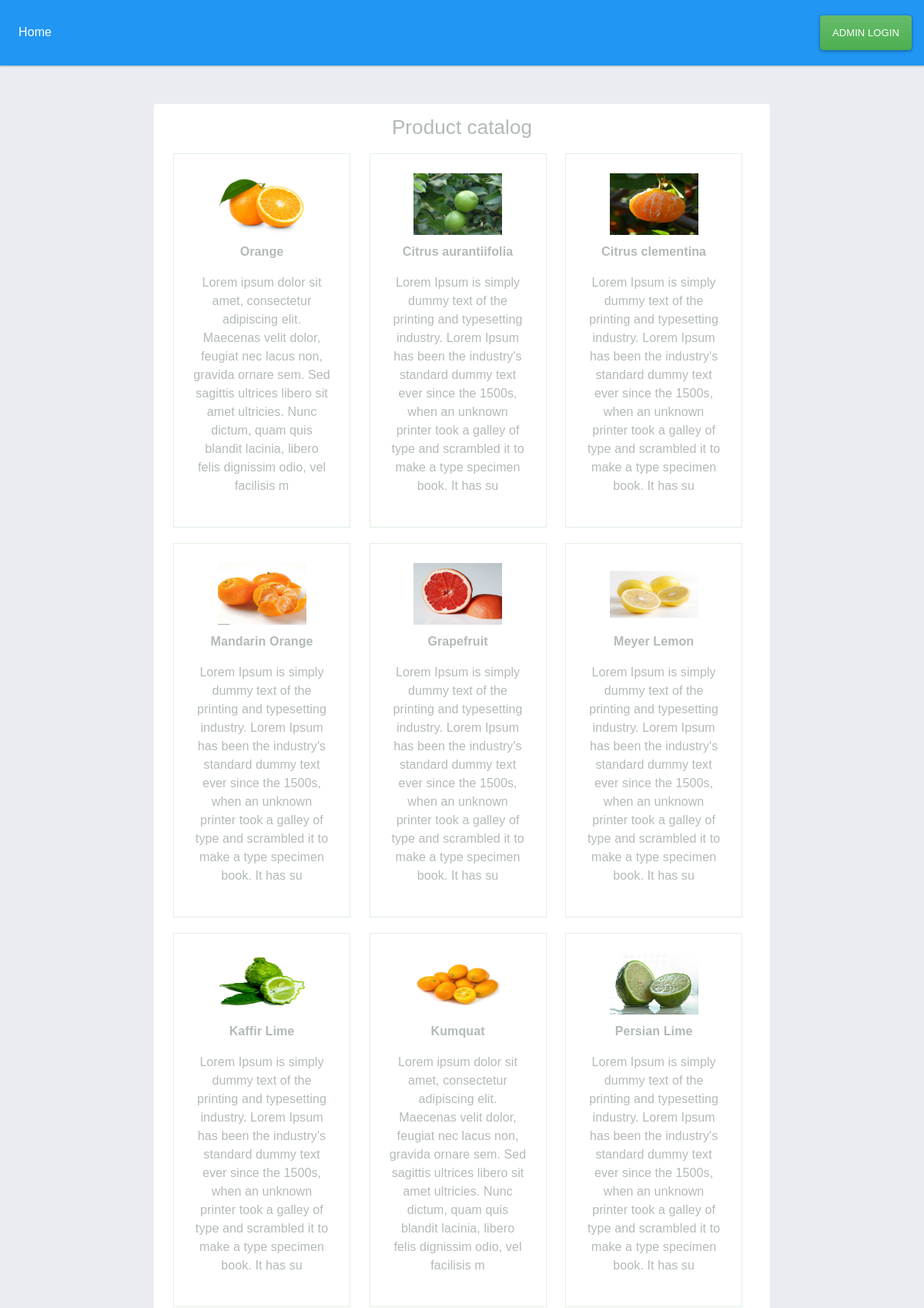
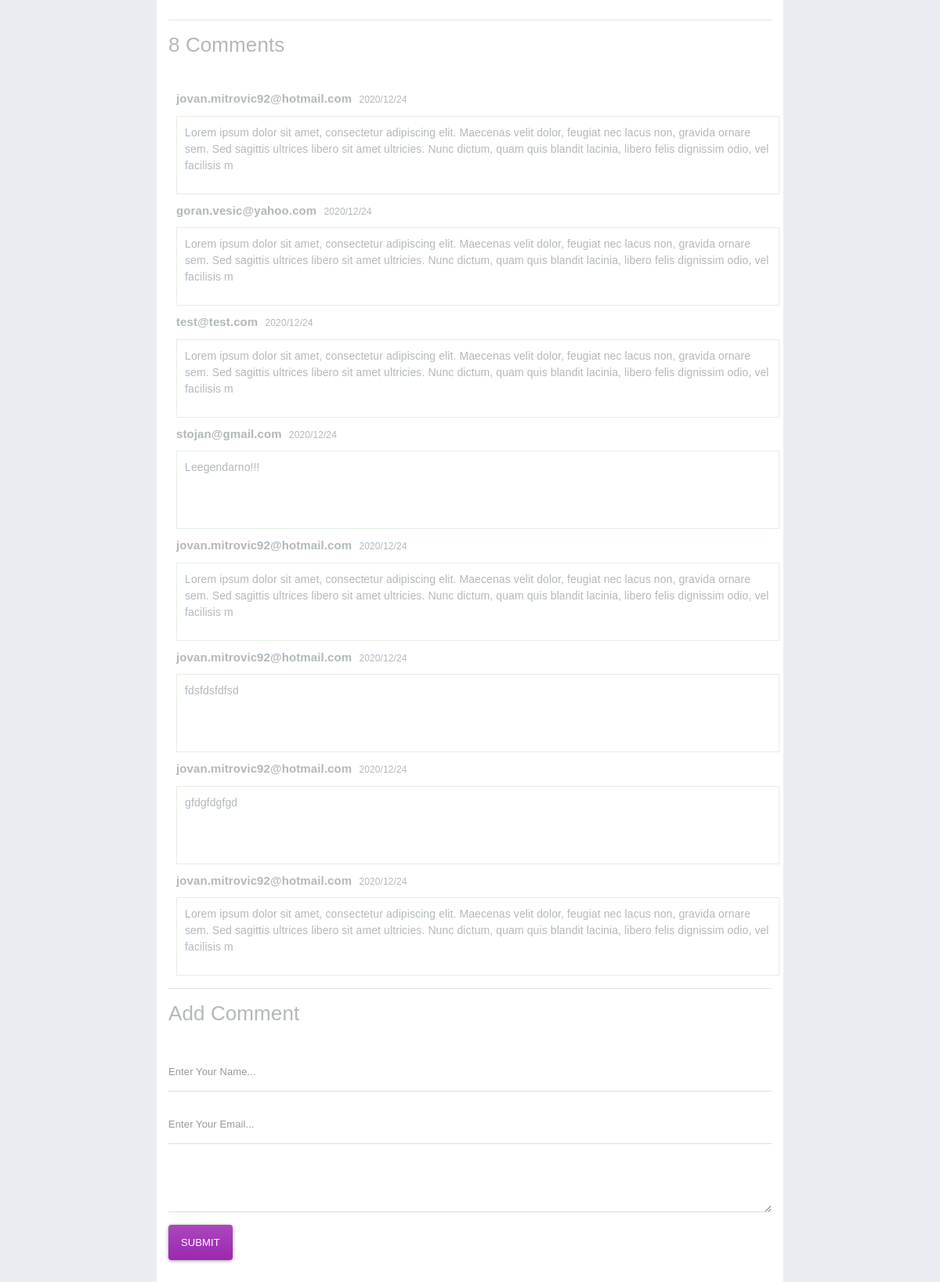
The page / on the database its author committed (2 pictures, top to bottom).
### tables this page shows
CREATE TABLE `products` (
  `id` int(11) NOT NULL,
  `name` varchar(255) NOT NULL,
  `description` varchar(255) NOT NULL,
  `image` varchar(50) NOT NULL
);

CREATE TABLE `comments` (
  `id` int(11) NOT NULL,
  `message` varchar(255) NOT NULL,
  `comment_sender_name` varchar(50) NOT NULL,
  `comment_sender_email` varchar(50) NOT NULL,
  `approve` enum('y','n') NOT NULL DEFAULT 'n',
  `time` int(11) NOT NULL
);

### system/classes/route.php (called while the page is built, shortened)
<?php
class route {
    public $method = "index";
    public $params = [];
    public function __construct()
    {
        $url = $this->url();
        $this->controller = new $this->controller;
        if (isset($url))
        {
            $this->params = $url;
        }
        else
        {
            $this->params = [];
        }
        call_user_func_array([$this->controller, $this->method], $this->params);
    }
}
?>

### system/init.php (called while the page is built, shortened)
<?php
$route = new Route();
?>

### public/index.php (called while the page is built, shortened)
<?php
include "../system/init.php";
?>

### system/classes/database.php (called while the page is built, shortened)
<?php
class database {
    public $host     = HOST;
    public $user     = USER;
    public $database = DATABASE;
    public $password = PASSWORD;
    public $con;
    public $result;
    public function __construct()
    {
        try
        {
            return $this->con = new PDO("mysql:host=" . $this->host . ";dbname=" . $this->database,
            $this->user, $this->password);
        }
        catch(PDOException $e)
        {
            echo "Database connection Error: " . $e->getMessage();
        }
    }
    public function Query($qry, $params = [])
    {
        if (!isset($params))
        {
            $this->result = $this->con->prepare($qry);
            return $this->result->execute();
        }
        else
        {
            $this->result = $this->con->prepare($qry);
            return $this->result->execute($params);
        }
    }
    public function fetchall()
    {
        return $this->result->fetchAll(PDO::FETCH_OBJ);
    }
}
?>

### app/models/productModel.php (called while the page is built, shortened)
<?php
class productModel extends database {
    public function getProducts($boolSqlLimit = false)
    {
        $strSqlLimit = ($boolSqlLimit) ? 'LIMIT 9;' : ';';
        $sql = 'SELECT * FROM products ' . $strSqlLimit;
        if ($this->Query($sql))
        {
            $arrData = $this->fetchAll();
            return $arrData;
        }
    }
    public function getCommentsList()
    {
        if ($this->Query('SELECT * FROM comments WHERE approve = "y"'))
        {
            $arrData = $this->fetchAll();
            return $arrData;
        }
    }
}
?>

### app/views/components/productsGrid.php (the view, shortened to what this page needs)
<div class="wrapper">
    <div class="view-main">
        <h2 style="text-align:center;">Product catalog</h2>
        <div class="grid-view">
            <?php if (!empty($data)) { ?>
            <?php foreach ($data['products'] as $product) { ?>
            <div class="view-item">
                <div class="vi-left">
                    <img src="<?php echo BASEURL; ?>/assets/uploads/<?php echo $product->image; ?>" alt="">
                </div>
                <div class="vi-right">
                    <p class="title">
                        <?php echo $product->name; ?>
                    </p>
                    <p>
                        <?php echo $product->description; ?>
                    </p>
                </div>
            </div>
            <?php } } ?>
        </div>
        <hr>
        <h2> <?php echo $data['commentsCount'] ; ?> Comments </h2>
        <br />
        <div class="view-comments">
            <?php if (!empty($data)) { ?>
            <?php foreach ($data['comments'] as $comment) { ?>
                <div class="comment-sender">
                    <?php echo $comment->comment_sender_email ; ?>
                    <span class="time"><?php echo date('Y/m/d',$comment->time); ?></span>
                </div>
                <div class="view-comment">
                    <div class="vi-right" style="padding: 10px; font-size: 14px;">
                        <p>
                            <?php echo $comment->message; ?>
                        </p>
                    </div>
                </div>
            <?php } } ?>
        </div>
        <hr>
        <h2>Add Comment</h2>
        <br />
        <form id="commentForm" action="" method="POST">
            <div class="form-group">
                <input type="text" name="senderName" id="senderName" class="form-control" placeholder="Enter Your Name..." />
            </div>
            <div class="form-group">
                <input type="email" name="senderEmail" id="senderEmail" class="form-control" placeholder="Enter Your Email..." />
            </div>
            <div class="form-group">
                <textarea type="text" name="commentContent" id="commentContent" class="form-control" placeholder="Enter Comment...">
                </textarea>
            </div>
            <div class="form-group">
                <input type="submit" name="submit" id="submit" class="btn btn-info"
                value="Submit" />
            </div>
        </form>
    </div>
</div>

### public/assets/css/style.css (style rules this page uses)
* { font-family: 'Montsserrat', sans-serif; list-style: none; margin: 0; padding: 0; box-sizing: border-box; }
body { background: #ebecf1; color: #b3b9b9; font-size: unset; }
.wrapper { width: 800px; margin: 50px auto; }
.view-item img { width: 115px; height: 80px; }
.view-main { background: #fff; border-radius: 3px; padding: 15px; }
.view-item .title { font-weight: 600; }
.grid-view { width: 100%; }
.grid-view .view-item { width: 230px; border: 1px solid #e2efe1; padding: 25px; text-align: center; margin: 10px; display: inline-block; }
.grid-view .view-item .vi-left { margin-bottom: 10px; }
.view-comment { width: 100%; margin: 10px; border: 1px solid #e2efe1; min-height: 100px; }
.comment-sender { font-weight: bold; font-size: 15px; margin: 10px; }
.time { font-weight: normal; font-size: 12px; margin-left: 5px; }

### rows shown on the page
products: image (picture), name "Orange", description "Lorem ipsum dolor sit amet, consectetur adipiscing elit. Maecenas velit dolor, feugiat nec lacus non, gravida ornare sem. Sed sagittis ultrices libero sit amet ultricies. Nunc dictum, quam quis blandit lacinia, libero felis dignissim odio, vel facilisis m"
products: image (picture), name "Citrus aurantiifolia", description "Lorem Ipsum is simply dummy text of the printing and typesetting industry. Lorem Ipsum has been the industry's standard dummy text ever since the 1500s, when an unknown printer took a galley of type and scrambled it to make a type specimen book. It has su"
products: image (picture), name "Citrus clementina", description "Lorem Ipsum is simply dummy text of the printing and typesetting industry. Lorem Ipsum has been the industry's standard dummy text ever since the 1500s, when an unknown printer took a galley of type and scrambled it to make a type specimen book. It has su"
products: image (picture), name "Mandarin Orange", description "Lorem Ipsum is simply dummy text of the printing and typesetting industry. Lorem Ipsum has been the industry's standard dummy text ever since the 1500s, when an unknown printer took a galley of type and scrambled it to make a type specimen book. It has su"
products: image (picture), name "Grapefruit", description "Lorem Ipsum is simply dummy text of the printing and typesetting industry. Lorem Ipsum has been the industry's standard dummy text ever since the 1500s, when an unknown printer took a galley of type and scrambled it to make a type specimen book. It has su"
products: image (picture), name "Meyer Lemon", description "Lorem Ipsum is simply dummy text of the printing and typesetting industry. Lorem Ipsum has been the industry's standard dummy text ever since the 1500s, when an unknown printer took a galley of type and scrambled it to make a type specimen book. It has su"
products: image (picture), name "Kaffir Lime", description "Lorem Ipsum is simply dummy text of the printing and typesetting industry. Lorem Ipsum has been the industry's standard dummy text ever since the 1500s, when an unknown printer took a galley of type and scrambled it to make a type specimen book. It has su"
products: image (picture), name "Kumquat", description "Lorem ipsum dolor sit amet, consectetur adipiscing elit. Maecenas velit dolor, feugiat nec lacus non, gravida ornare sem. Sed sagittis ultrices libero sit amet ultricies. Nunc dictum, quam quis blandit lacinia, libero felis dignissim odio, vel facilisis m"
products: image (picture), name "Persian Lime", description "Lorem Ipsum is simply dummy text of the printing and typesetting industry. Lorem Ipsum has been the industry's standard dummy text ever since the 1500s, when an unknown printer took a galley of type and scrambled it to make a type specimen book. It has su"
comments: comment_sender_email "jovan.mitrovic92@hotmail.com", time "2020/12/24", message "Lorem ipsum dolor sit amet, consectetur adipiscing elit. Maecenas velit dolor, feugiat nec lacus non, gravida ornare sem. Sed sagittis ultrices libero sit amet ultricies. Nunc dictum, quam quis blandit lacinia, libero felis dignissim odio, vel facilisis m"
comments: comment_sender_email "goran.vesic@yahoo.com", time "2020/12/24", message "Lorem ipsum dolor sit amet, consectetur adipiscing elit. Maecenas velit dolor, feugiat nec lacus non, gravida ornare sem. Sed sagittis ultrices libero sit amet ultricies. Nunc dictum, quam quis blandit lacinia, libero felis dignissim odio, vel facilisis m"
comments: comment_sender_email "test@test.com", time "2020/12/24", message "Lorem ipsum dolor sit amet, consectetur adipiscing elit. Maecenas velit dolor, feugiat nec lacus non, gravida ornare sem. Sed sagittis ultrices libero sit amet ultricies. Nunc dictum, quam quis blandit lacinia, libero felis dignissim odio, vel facilisis m"
comments: comment_sender_email "stojan@gmail.com", time "2020/12/24", message "Leegendarno!!!"
comments: comment_sender_email "jovan.mitrovic92@hotmail.com", time "2020/12/24", message "Lorem ipsum dolor sit amet, consectetur adipiscing elit. Maecenas velit dolor, feugiat nec lacus non, gravida ornare sem. Sed sagittis ultrices libero sit amet ultricies. Nunc dictum, quam quis blandit lacinia, libero felis dignissim odio, vel facilisis m"
comments: comment_sender_email "jovan.mitrovic92@hotmail.com", time "2020/12/24", message "fdsfdsfdfsd"
comments: comment_sender_email "jovan.mitrovic92@hotmail.com", time "2020/12/24", message "gfdgfdgfgd"
comments: comment_sender_email "jovan.mitrovic92@hotmail.com", time "2020/12/24", message "Lorem ipsum dolor sit amet, consectetur adipiscing elit. Maecenas velit dolor, feugiat nec lacus non, gravida ornare sem. Sed sagittis ultrices libero sit amet ultricies. Nunc dictum, quam quis blandit lacinia, libero felis dignissim odio, vel facilisis m"

### other values the page prints
$data['commentsCount'] "8"
